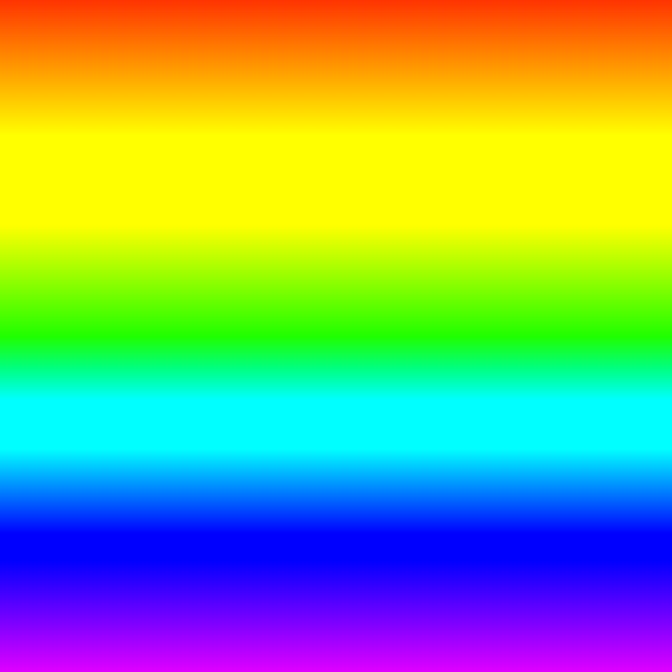

This chart was generated by the following Python code:
from modules import get_image,gradient

image,width,height = get_image()
kx = 256 / width
image = gradient(image,height,width,kx)
image.save('gradient.png')